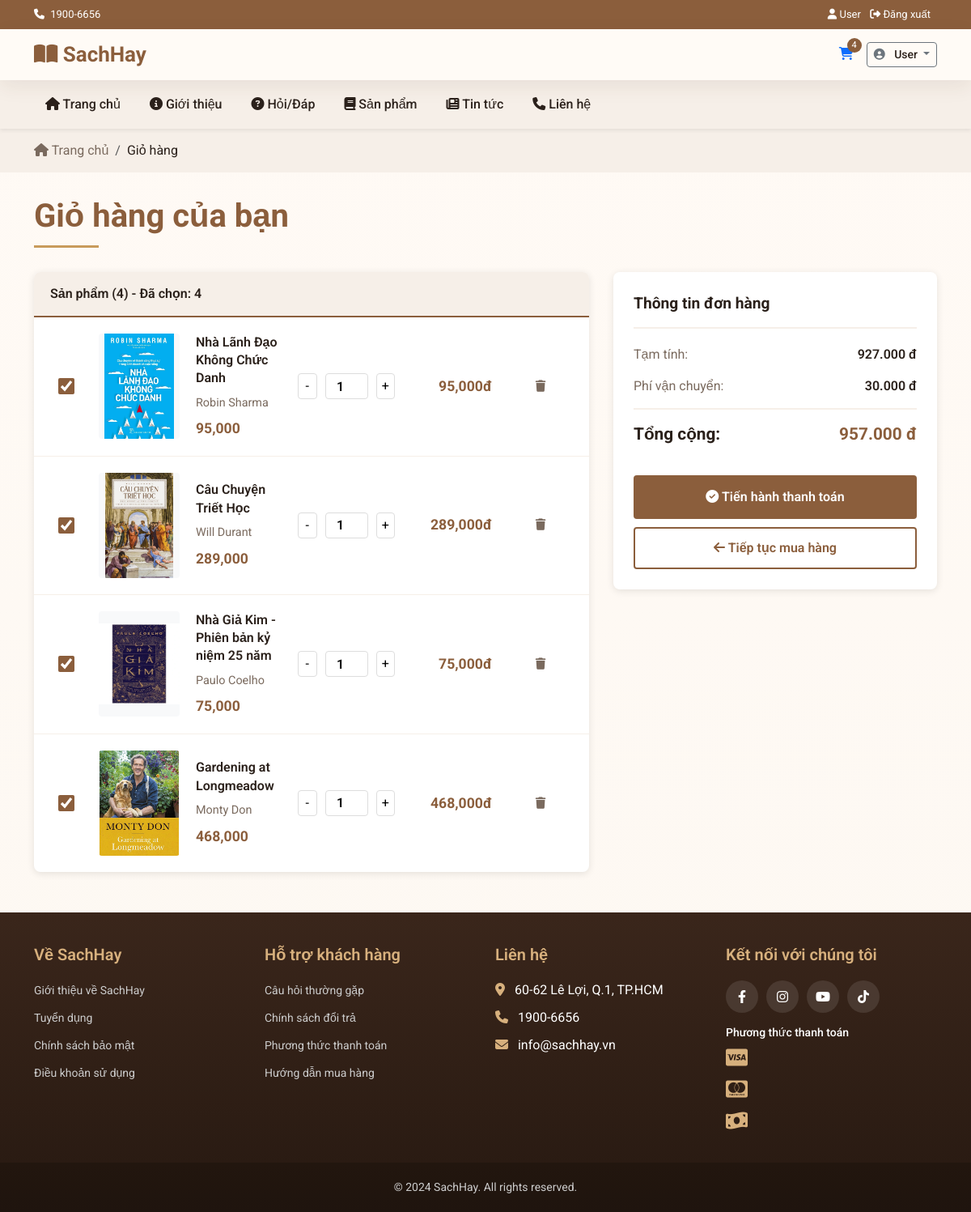
Page /cart (signed in) on the committed database.
### tables this page shows
CREATE TABLE `cart_items` (
  `user_id` int(11) NOT NULL,
  `product_id` int(11) NOT NULL,
  `quantity` int(11) NOT NULL DEFAULT 1,
  `added_date` datetime DEFAULT current_timestamp()
);

CREATE TABLE `product_image` (
  `product_id` int(11) NOT NULL,
  `image_url` varchar(255) NOT NULL,
  `ordinal_number` int(11) DEFAULT NULL,
  `upload_date` datetime DEFAULT NULL
);

CREATE TABLE `product` (
  `product_id` int(11) NOT NULL,
  `title` varchar(255) NOT NULL,
  `publisher` varchar(100) DEFAULT NULL,
  `published_date` date DEFAULT NULL COMMENT 'Date the product was published.',
  `supplier` varchar(100) DEFAULT NULL,
  `description` text DEFAULT NULL,
  `year` int(11) DEFAULT NULL,
  `language` varchar(50) DEFAULT NULL,
  `pages` int(11) DEFAULT NULL COMMENT 'Number of pages in the product.',
  `product_type` varchar(50) DEFAULT NULL,
  `stock_quantity` int(11) NOT NULL,
  `price` decimal(12,2) NOT NULL,
  `old_price` decimal(12,2) DEFAULT NULL COMMENT 'The original price before discount. NULL if not on sale.',
  `weight` decimal(10,2) DEFAULT NULL,
  `dimensions` varchar(50) DEFAULT NULL COMMENT 'Physical dimensions of the product (e.g., 13 x 20.5 cm).',
  `size` varchar(255) DEFAULT NULL
);

CREATE TABLE `author_of_product` (
  `product_id` int(11) NOT NULL,
  `author_name` varchar(50) NOT NULL
);

### app/controllers/CartController.php (called while the page is built, shortened)
<?php
 class CartController extends Controller
 {
     private $cartModel;
     public function __construct()
     {
         $this->cartModel = $this->model('CartModel');
     }
     public function index()
   {
       $cartItems = [];
       $isLoggedIn = $this->isLoggedIn();
       $localCartItemsJson = $_COOKIE['local_cart'] ?? '[]';
       $localCartItems = json_decode($localCartItemsJson, true) ?? [];
       if ($isLoggedIn) {
           $userId = $_SESSION['users_id'];
           $cartItems = $this->cartModel->getCartByUserId($userId);
       } elseif (!empty($localCartItems)) {
           $cartItems = $this->getCartItemsFromLocal($localCartItems);
       }
       $summary = $this->calculateSummary($cartItems);
       $data = [
           'title' => 'Giỏ hàng - ' . APP_NAME,
           'page' => 'cart',
           'cartItems' => $cartItems,
           'summary' => $summary,
           'isLoggedIn' => $isLoggedIn
       ];
       $this->view('cart/index', $data);
   }
     private function isLoggedIn()
     {
       return isset($_SESSION['users_id']) && !empty($_SESSION['users_id']);
     }
     private function calculateSummary($cartItems)
     {
         $subtotal = 0;
         foreach ($cartItems as $item) {
             $subtotal += $item['subtotal'];
         }
         $discount = 0;
         $shipping = $subtotal > 0 ? 30000 : 0;
         $total = $subtotal - $discount + $shipping;
         return [
             'subtotal' => $subtotal,
             'discount' => $discount,
             'shipping' => $shipping,
             'total' => $total
         ];
     }
 }

### app/core/App.php (called while the page is built, shortened)
<?php
class App {
    protected $method = "index";
    public function __construct() {
        $url = $this->parseURL();
        if(isset($url[0]) && !empty($url[0])) {
            $controllerFile = APP_ROOT . '/controllers/' . ucfirst($url[0]) . 'Controller.php';
            if(file_exists($controllerFile)) {
                unset($url[0]);
            } else {
                $this->redirectToLanding();
                return;
            }
        }
        $this->controller = new $this->controller;
        $this->params = $url ? array_values($url) : [];
        call_user_func_array([$this->controller, $this->method], $this->params);
    }
    private function parseURL() {
        if(isset($_GET["url"])) {
            return explode('/', filter_var(rtrim($_GET['url'], '/'), FILTER_SANITIZE_URL));
        }
        return [];
    }
}

### public/index.php (called while the page is built, shortened)
<?php
$app = new App();

### app/core/DB.php (called while the page is built, shortened)
<?php
class DB
{
    public $con;
    public function __construct()
    {
        $this->host = DB_HOST;
        $this->username = DB_USER;
        $this->password = DB_PASS;
        $this->dbname = DB_NAME;
        $this->port = DB_PORT;
        try {
            $this->con = new PDO(
                "mysql:host={$this->host};port={$this->port};dbname={$this->dbname};charset=utf8mb4",
                $this->username,
                $this->password,
                [
                    PDO::ATTR_ERRMODE => PDO::ERRMODE_EXCEPTION,
                    PDO::ATTR_DEFAULT_FETCH_MODE => PDO::FETCH_ASSOC,
                    PDO::ATTR_EMULATE_PREPARES => false
                ]
            );
        } catch (PDOException $e) {
            die("Connection failed: " . $e->getMessage());
        }
    }
    public function query($sql, $params = [])
    {
        $stmt = $this->con->prepare($sql);
        $stmt->execute($params);
        return $stmt;
    }
    public function all($sql, $params = [])
    {
        $stmt = $this->query($sql, $params);
        return $stmt->fetchAll();
    }
}

### app/models/CartModel.php (called while the page is built, shortened)
<?php
  class CartModel extends DB
  {
      public function getCartByUserId($userId)
      {
          $sql = "SELECT
                      c.user_id,
                      c.product_id,
                      c.quantity,
                      c.added_date,
                      p.title,
                      p.price,
                      p.stock_quantity,
                      pi.image_url,
                      aop.author_name as author,
                      (p.price * c.quantity) as subtotal
                  FROM cart_items c
                  INNER JOIN product p ON c.product_id = p.product_id
                  LEFT JOIN (
                      SELECT product_id, image_url
                      FROM product_image
                      GROUP BY product_id
                  ) AS pi ON p.product_id = pi.product_id
                  LEFT JOIN author_of_product aop ON p.product_id = aop.product_id
                  WHERE c.user_id = :user_id
                  ORDER BY c.added_date DESC";
          return $this->all($sql, [':user_id' => $userId]);
      }
  }

### app/views/cart/index.php (the view, shortened to what this page needs)
<?php require_once APP_ROOT . '/views/components/header.php'; ?>
<link rel="stylesheet" href="<?= BASE_URL ?>css/checkout-popup.css">
<link href="https://cdn.jsdelivr.net/npm/select2@4.1.0-rc.0/dist/css/select2.min.css" rel="stylesheet" />
<div class="breadcrumb-section">
    <div class="container">
        <nav aria-label="breadcrumb">
            <ol class="breadcrumb">
                <li class="breadcrumb-item"><a href="<?= BASE_URL ?>"><i class="fas fa-home"></i> Trang chủ</a></li>
                <li class="breadcrumb-item active" aria-current="page">Giỏ hàng</li>
            </ol>
        </nav>
    </div>
</div>
<div class="container">
    <h1 class="page-title">Giỏ hàng của bạn</h1>
    <?php if (!empty($cartItems)): ?>
        <div class="cart-container">
            <div class="cart-items" id="cart-items-list">
                <div class="cart-header">
                    Sản phẩm (<span id="cart-count-display"><?= count($cartItems) ?></span>) -
                    Đã chọn: <span id="selected-count"><?= count($cartItems) ?></span>
                </div>
                <?php foreach ($cartItems as $item):
                    $isLoggedInJS = json_encode($isLoggedIn);
                ?>
                    <div class="cart-item" data-product-id="<?= $item['product_id'] ?>" id="cart-item-<?= $item['product_id'] ?>">
                        <div class="item-checkbox">
                            <input type="checkbox"
                                   class="product-checkbox"
                                   data-product-id="<?= $item['product_id'] ?>"
                                   data-price="<?= $item['price'] ?>"
                                   data-quantity="<?= $item['quantity'] ?>"
                                   onchange="updateCheckoutSummary()"
                                   checked>
                        </div>
                        <div class="item-image">
                            <img src="<?= BASE_URL . $item['image_url'] ?>" alt="<?= htmlspecialchars($item['title']) ?>">
                        </div>
                        <div class="item-info">
                            <a href="<?= BASE_URL . 'product/detail/' . $item['product_id'] ?>" class="item-title-link">
                                <div class="item-title"><?= htmlspecialchars($item['title']) ?></div>
                            </a>
                            <div class="item-author"><?= htmlspecialchars($item['author']) ?></div>
                            <div class="item-price" data-price="<?= $item['price'] ?>">
                                <?= number_format($item['price']) ?>
                            </div>
                        </div>
                        <div class="quantity-control">
                            <button class="quantity-btn" onclick="decreaseQuantity(<?= $item['product_id'] ?>, <?= $isLoggedInJS ?>)">-</button>
                            <input type="number"
                                id="quantity-<?= $item['product_id'] ?>"
                                class="quantity-input"
                                value="<?= $item['quantity'] ?>"
                                min="1"
                                max="99"
                                onchange="updateQuantity(<?= $item['product_id'] ?>, this.value, <?= $isLoggedInJS ?>)">
                            <button class="quantity-btn" onclick="increaseQuantity(<?= $item['product_id'] ?>, <?= $isLoggedInJS ?>)">+</button>
                        </div>
                        <div class="item-subtotal" id="subtotal-<?= $item['product_id'] ?>" data-subtotal="<?= $item['subtotal'] ?>">
                            <?= number_format($item['subtotal']) ?>đ
                        </div>
                        <button class="remove-btn" onclick="removeFromCart(<?= $item['product_id'] ?>, <?= $isLoggedInJS ?>)">
                            <i class="fas fa-trash"></i>
                        </button>
                    </div>
                <?php endforeach; ?>
            </div>
            <div class="cart-summary" id="cart-summary">
                <div class="summary-title">Thông tin đơn hàng</div>
                <div class="summary-row">
                    <span class="summary-label">Tạm tính:</span>
                    <span class="summary-value" id="summary-subtotal"><?= number_format($summary['subtotal']) ?>đ</span>
                </div>
                <div class="summary-row">
                    <span class="summary-label">Phí vận chuyển:</span>
                    <span class="summary-value" id="summary-shipping"><?= number_format($summary['shipping']) ?>đ</span>
                </div>
                <div class="summary-row summary-total">
                    <span class="summary-label">Tổng cộng:</span>
                    <span class="summary-value" id="summary-total"><?= number_format($summary['total']) ?>đ</span>
                </div>
                <button class="checkout-btn" onclick="handleCheckout()">
                    <i class="fas fa-check-circle"></i> Tiến hành thanh toán
                </button>
                <a href="<?= BASE_URL ?>product" class="continue-shopping">
                    <i class="fas fa-arrow-left"></i> Tiếp tục mua hàng
                </a>
            </div>
        </div>
    <?php endif; ?>
</div>
<?php require_once APP_ROOT . '/views/components/footer.php'; ?>

### app/views/components/header.php (style rules this page uses)
:root { --sachhay-red: #8B5E3C; --sachhay-orange: #C89B5C; --sachhay-dark: #2B211B; --sachhay-gray: #7A6A5E; --sachhay-light-gray: #F6EFE8; --page-bg: #FDF8F2; --card-bg: #FFF9F3; --warm-border: #E5D3C2; }
body { font-family: 'Roboto', sans-serif; color: var(--sachhay-dark); background: linear-gradient(180deg, #fffaf5 0%, var(--page-bg) 100%); }

### app/views/cart/index.php (style rules this page uses)
.breadcrumb-section { background-color: var(--sachhay-light-gray); padding: 15px 0; margin-bottom: 30px; }
.breadcrumb { background: none; margin-bottom: 0; padding: 0; }
.breadcrumb-item a { color: var(--sachhay-gray); text-decoration: none; }
.breadcrumb-item.active { color: var(--sachhay-dark); }
.page-title { color: var(--sachhay-red); font-weight: 700; margin-bottom: 30px; position: relative; padding-bottom: 15px; }
.page-title::after { content: ''; position: absolute; bottom: 0; left: 0; width: 80px; height: 3px; background-color: var(--sachhay-orange); }
.cart-container { display: grid; grid-template-columns: 1fr 400px; gap: 30px; margin-bottom: 50px; }
.cart-items { background: white; border-radius: 8px; box-shadow: 0 2px 10px rgba(0, 0, 0, 0.1); overflow: hidden; }
.cart-header { background-color: var(--sachhay-light-gray); padding: 15px 20px; font-weight: 600; border-bottom: 2px solid var(--sachhay-red); }
.cart-item { display: grid; grid-template-columns: 40px 100px 2fr 120px 100px 80px; gap: 20px; padding: 20px; border-bottom: 1px solid var(--sachhay-light-gray); align-items: center; transition: background-color 0.3s; }
.item-checkbox { display: flex; align-items: center; justify-content: center; }
.item-checkbox input[type="checkbox"] { width: 20px; height: 20px; cursor: pointer; accent-color: var(--sachhay-red); }
.cart-item:last-child { border-bottom: none; }
.item-image { width: 100px; height: 130px; background-color: #f8f9fa; display: flex; align-items: center; justify-content: center; border-radius: 4px; overflow: hidden; }
.item-image img { max-width: 100%; max-height: 100%; object-fit: contain; }
.item-info { display: flex; flex-direction: column; gap: 8px; }
.item-title-link { text-decoration: none; color: inherit; display: block; }
.item-title { font-weight: 600; color: var(--sachhay-dark); font-size: 1rem; line-height: 1.4; }
.item-author { color: var(--sachhay-gray); font-size: 0.9rem; }
.item-price { color: var(--sachhay-red); font-weight: 700; font-size: 1.1rem; }
.quantity-control { display: flex; align-items: center; gap: 10px; }
.quantity-btn { width: 32px; height: 32px; background-color: white; border: 1px solid #ddd; border-radius: 4px; font-size: 16px; cursor: pointer; display: flex; align-items: center; justify-content: center; transition: all 0.3s; }
.quantity-input { width: 60px; height: 32px; text-align: center; border: 1px solid #ddd; border-radius: 4px; font-weight: 600; }
.item-subtotal { font-weight: 700; color: var(--sachhay-red); font-size: 1.1rem; text-align: right; }
.remove-btn { background: none; border: none; color: var(--sachhay-gray); cursor: pointer; font-size: 0.9rem; transition: color 0.3s; display: flex; align-items: center; justify-content: center; gap: 5px; }
.cart-summary { background: white; border-radius: 8px; box-shadow: 0 2px 10px rgba(0, 0, 0, 0.1); padding: 25px; height: fit-content; position: sticky; top: 20px; }
.summary-title { font-weight: 700; font-size: 1.2rem; color: var(--sachhay-dark); margin-bottom: 20px; padding-bottom: 15px; border-bottom: 2px solid var(--sachhay-light-gray); }
.summary-row { display: flex; justify-content: space-between; margin-bottom: 15px; color: var(--sachhay-dark); }
.summary-label { color: var(--sachhay-gray); }
.summary-value { font-weight: 600; }
.summary-total { border-top: 2px solid var(--sachhay-light-gray); padding-top: 15px; margin-top: 15px; font-size: 1.3rem; }
.summary-total .summary-label { color: var(--sachhay-dark); font-weight: 700; }
.summary-total .summary-value { color: var(--sachhay-red); font-weight: 700; }
.checkout-btn { width: 100%; background-color: var(--sachhay-red); color: white; border: none; padding: 15px 20px; border-radius: 4px; font-weight: 600; font-size: 1rem; cursor: pointer; transition: background-color 0.3s; margin-top: 20px; }
.continue-shopping { width: 100%; background-color: white; color: var(--sachhay-red); border: 2px solid var(--sachhay-red); padding: 12px 20px; border-radius: 4px; font-weight: 600; cursor: pointer; transition: all 0.3s; margin-top: 10px; text-decoration: none; display: block; text-align: center; }

### rows in the picture
cart_items: product_image.image_url (picture), product.title "Nhà Lãnh Đạo Không Chức Danh", author_of_product.author_name "Robin Sharma", product.price "95,000", quantity "1", subtotal "95,000"
cart_items: product_image.image_url (picture), product.title "Câu Chuyện Triết Học", author_of_product.author_name "Will Durant", product.price "289,000", quantity "1", subtotal "289,000"
cart_items: product_image.image_url (picture), product.title "Nhà Giả Kim - Phiên bản kỷ niệm 25 năm", author_of_product.author_name "Paulo Coelho", product.price "75,000", quantity "1", subtotal "75,000"
cart_items: product_image.image_url (picture), product.title "Gardening at Longmeadow", author_of_product.author_name "Monty Don", product.price "468,000", quantity "1", subtotal "468,000"

### other values in the picture
$user['name'] "User"
$cartCount "4"
count($cartItems) "4"
APP_NAME "SachHay"
